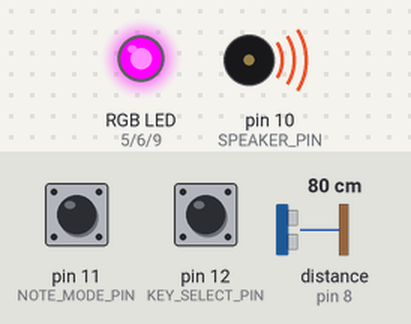
A sketch run on a simulated Arduino Uno, built with avr-gcc and run on an emulated ATmega328P. Shown: an RGB LED mixed from three pins (HIGH = lit), buzzer (waves = sounding). Wiring (inferred from the names in the program): ultrasonic range finder: trigger pin 7; echo pin 8. Inputs (shaded band) come from the test bench; at power-on: distance to the obstacle (sensor on pin 8) 80 cm, pin 12 (KEY_SELECT_PIN) HIGH, pin 11 (NOTE_MODE_PIN) HIGH. The echo pulse lasts 58.3 µs per cm; pins used as bus, display or sensor lines are not drawn.

Above: at 1.4 s.
1.5 s: distance to the obstacle (sensor on pin 8) set to 2 cm
At 2.1 s:
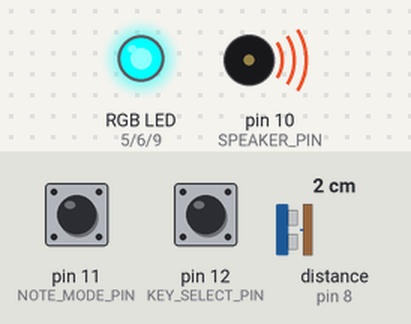
3.2 s: distance to the obstacle (sensor on pin 8) set to 120 cm
At 3.36 s:
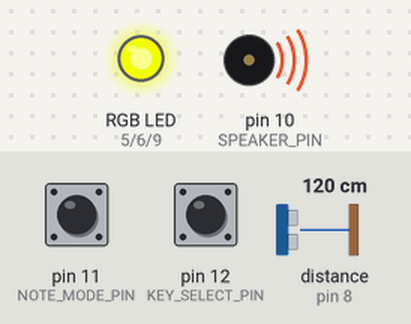
5.0 s: distance to the obstacle (sensor on pin 8) set to 9 cm
At 5.8 s:
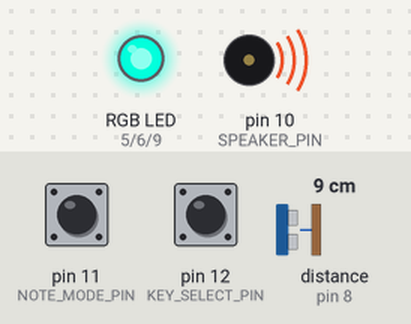
6.7 s: distance to the obstacle (sensor on pin 8) set to 18 cm
At 7.5 s:
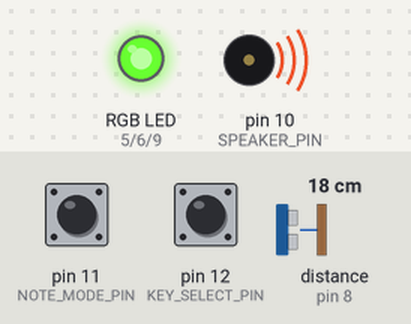
8.4 s: distance to the obstacle (sensor on pin 8) set to 35 cm
At 10.0 s:
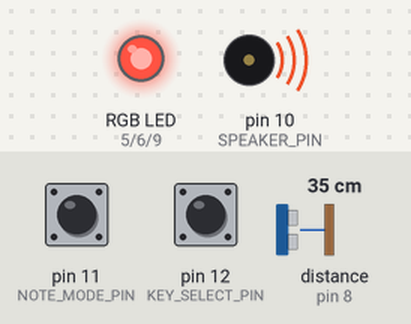
10.3 s: pin 12 (KEY_SELECT_PIN) pulled LOW for 1 s
At 10.9 s:
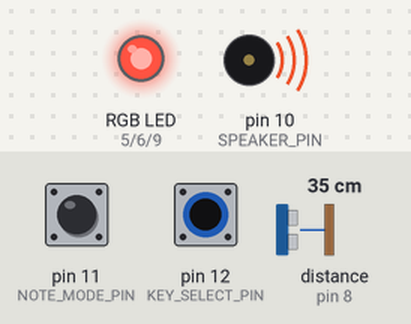
Timing chart, 0 to 13.3 s (numbered marks = the images above; inputs shaded):
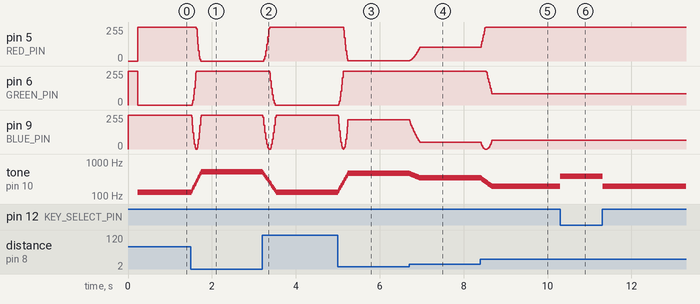

Measured:
- after the input at 1.5 s, pin 5 (RED_PIN): 255/255 → 0/255 after 0.13 s; pin 6 (GREEN_PIN): 0/255 → 255/255 at once; tone on pin 10 (SPEAKER_PIN): plays 143 Hz for 0.02 s, 157 Hz for 0.02 s, 172 Hz for 0.02 s, 189 Hz for 0.02 s, 207 Hz for 0.02 s, 227 Hz for 0.02 s … (15 notes in this stretch), starting at once
- after the input at 3.2 s, pin 5 (RED_PIN): 0/255 → 255/255 at once; pin 6 (GREEN_PIN): 255/255 → 0/255 after 0.17 s; tone on pin 10 (SPEAKER_PIN): plays 477 Hz for 0.02 s, 435 Hz for 0.02 s, 396 Hz for 0.02 s, 361 Hz for 0.02 s, 329 Hz for 0.02 s, 300 Hz for 0.02 s … (15 notes in this stretch), starting at once
- after the input at 5.0 s, pin 5 (RED_PIN): 255/255 → 2/255 after 0.14 s; pin 6 (GREEN_PIN): 0/255 → 255/255 at once; tone on pin 10 (SPEAKER_PIN): plays 142 Hz for 0.02 s, 154 Hz for 0.02 s, 168 Hz for 0.02 s, 183 Hz for 0.02 s, 199 Hz for 0.02 s, 217 Hz for 0.02 s … (15 notes in this stretch), starting at once
- after the input at 6.7 s, pin 5 (RED_PIN): moves from 2/255 to 104/255 over 0.24 s, starting at once; pin 9 (BLUE_PIN): moves from 220/255 to 49/255 over 0.24 s, starting at once
- after the input at 8.4 s, pin 5 (RED_PIN): 104/255 → 255/255 at once; pin 6 (GREEN_PIN): moves from 255/255 to 83/255 over 0.28 s, starting after 0.14 s; tone on pin 10 (SPEAKER_PIN): plays 329 Hz for 0.02 s, 316 Hz for 0.02 s, 304 Hz for 0.02 s, 293 Hz for 0.02 s, 282 Hz for 0.02 s, 271 Hz for 0.02 s … (15 notes in this stretch), starting at once
- after the input at 10.3 s, pin 9 (BLUE_PIN): 67/255 → 66/255 after 0.17 s, → 67/255 1.1 s later; tone on pin 10 (SPEAKER_PIN): 192 Hz → 384 Hz at once, → 192 Hz 1.0 s later

The sketch:

UltrasonicTheremin.ino
```cpp
// (licence header left out)
#include "Averager.h"

#define DEBUG 0

// Non-PWM input and output assignments.  These may use any available pin and
// were chosen for the best physical layout considering the need to wire them
// to a cover panel, for example.  We intentionally cluster the pin assignments
// to one end of the ATMEGA328P-PU chip.
#define TRIGGER_PIN 7
#define ECHO_PIN 8
#define NOTE_MODE_PIN 11
#define KEY_SELECT_PIN 12

// NOTE: These outputs require PWM.  It's well documented that the use of
// the tone() function interferes with PWM output on pins 3 and 11.  We can
// still use those pins, just not for PWM.
#define SPEAKER_PIN 10
#define RED_PIN 5
#define GREEN_PIN 6
#define BLUE_PIN 9

// The amount of time (ms) between each sample+calculate+update cycle.
#define DELAY_TIME 15

// We use an averager for smoothing.  Using raw values has the potential to
// produce a very "jumpy" response.  By adjusting the number of averaging
// samples, you effectively control the responsiveness.  The more samples,
// the slower the device responds to changes in distance, but the smoother
// the transition.
#define NUM_AVERAGING_SAMPLES 15

// This is the number by which we can divide the ping time in usec in order
// to calculate number of inches distance.  It's the speed of sound expressed
// in usec per inch divided by 2 (time out + time back).
#define PING_TO_INCHES 149.28492

// The active range is 2" to 18", and we pre-calculate min/max ping times
// to constrain the ping input to that range.  We don't care about values
// outside of that range.
#define DMIN 2
#define DMAX 18
#define PING_MIN 298
#define PING_MAX 2687

// The active distance range corresponds to two full octaves.
#define TOTAL_HALF_STEPS 24.0

// http://www.phy.mtu.edu/~suits/NoteFreqCalcs.html
#define ABASE 1.059463094359

// http://en.wikipedia.org/wiki/Piano_key_frequencies
#define MIDDLE_C 261.626
#define LOW_C 130.813

const float pi = 3.14159;
const float halfPi = 1.5708;

Averager<uint32_t> averager(NUM_AVERAGING_SAMPLES);

float r, g, b;

void setup() {
  pinMode(TRIGGER_PIN, OUTPUT);
  pinMode(ECHO_PIN, INPUT);
  pinMode(SPEAKER_PIN, OUTPUT);

  pinMode(NOTE_MODE_PIN, INPUT);
  digitalWrite(NOTE_MODE_PIN, HIGH); // use internal pull-up

  pinMode(KEY_SELECT_PIN, INPUT);
  digitalWrite(KEY_SELECT_PIN, HIGH); // use internal pull-up

  pinMode(RED_PIN, OUTPUT);
  pinMode(GREEN_PIN, OUTPUT);
  pinMode(BLUE_PIN, OUTPUT);

  // Start out with solid red while we're initializing
  analogWrite(RED_PIN, 0);
  analogWrite(GREEN_PIN, 255);
  analogWrite(BLUE_PIN, 255);

  if (DEBUG) {
    Serial.begin(9600);
  }

  // Initialize the averager by pre-sampling
  uint16_t samples = 0;
  while (samples < NUM_AVERAGING_SAMPLES) {
    uint32_t usec = ping();
    if (usec != 0) {
      averager.integrate(constrain(usec, PING_MIN, PING_MAX));
      ++samples;
    }
    delay(10);
  }
}

void loop() {
  uint32_t usec = ping();
  if (usec != 0) {
    // Integrate the sample into our sliding average
    averager.integrate(constrain(usec, PING_MIN, PING_MAX));
  }

  // Technically we don't need to convert to inches, we could just use
  // PING_MIN and PING_MAX to determine where we are in the range, but
  // this one extra calculation makes debugging easier.
  float inches = averager.getAverage() / PING_TO_INCHES;
  float rangeFraction = max(0.0, (inches - DMIN) / (DMAX - DMIN));
  float numHalfSteps = max(0.0, TOTAL_HALF_STEPS * (1.0 - rangeFraction));

  // The low note in the range is determined by the key select switch,
  // which utilizes an internal pull-up resistor in the OFF position and
  // will be pulled LOW in the ON position.
  // By default we use low C.  If the switch is on, we use middle C.
  float lowNoteFreq = digitalRead(KEY_SELECT_PIN) ? LOW_C : MIDDLE_C;

  // Calculate the tone frequency...low note plus the number of half steps
  uint16_t freq = (uint16_t)(lowNoteFreq * pow(ABASE, numHalfSteps));

  // If we're in note mode, then "snap" to the nearest semitone.
  // Same deal with this switch...we use the internal pull-up resistor,
  // so it reads HIGH in the OFF position and LOW in the ON position.
  if (digitalRead(NOTE_MODE_PIN) == LOW) {
    freq = nearestNoteFrequency(freq);
  }

  // Calculate RGB based on where we are in the range
  calculateRGB(rangeFraction);

  // Update the RGB LED (common anode, so invert)
  analogWrite(RED_PIN, 255 - round(r * 255.0));
  analogWrite(GREEN_PIN, 255 - round(g * 255.0));
  analogWrite(BLUE_PIN, 255 - round(b * 255.0));

  // Play the tone with no fixed duration, frequency updated next cycle
  tone(SPEAKER_PIN, freq);

  if (DEBUG) {
    Serial.print(inches);
    Serial.print(" ==> ");
    Serial.print("halfSteps=");
    Serial.print(numHalfSteps);
    Serial.print(", RF=");
    Serial.print(rangeFraction);
    Serial.print(", r=");
    Serial.print(r);
    Serial.print(", g=");
    Serial.print(g);
    Serial.print(", b=");
    Serial.print(b);
    Serial.print(", freq=");
    Serial.println(freq);
  }

  delay(DELAY_TIME);
}

// Calculate relative values for red, green, and blue.  The supplied value
// is between 0.0 (closest) and 1.0 (furthest away).  Calculated color values
// range between 0.0 for off and 1.0 for on full.  We use simple trignometric
// functions (sine and cosine) to provide a smooth transition of colors.
// In order to "accentuate" each primary color, we give each color a
// "band" of exclusivity:
//
//    0.00 - 0.05 ==> pure red
//    0.05 - 0.48 ==> smooth transition from red to blue
//    0.48 - 0.52 ==> pure blue
//    0.52 - 0.95 ==> smooth transition from blue to green
//    0.95 - 1.00 ==> pure green
//
// NOTE: It's intentional that we transition R->B->G instead of R->G->B.
// The pink/purple hues are preferable to orange/yellow.  You can tweak this
// algorithm to suit your personal preference.
void calculateRGB(float rangeFraction) {
  if (rangeFraction <= 0.05) {
    r = 1;
    g = 0;
    b = 0;
  } else if (rangeFraction < 0.48) {
    float v = halfPi * (rangeFraction - 0.05) / 0.43;
    r = max(0, cos(v));
    g = 0;
    b = max(0, sin(v));
  } else if (rangeFraction <= 0.52) {
    r = 0;
    g = 0;
    b = 1;
  } else if (rangeFraction < 0.95) {
    float v = halfPi * (rangeFraction - 0.52) / 0.43;
    r = 0;
    g = max(0, sin(v));
    b = max(0, cos(v));
  } else {
    r = 0;
    g = 1;
    b = 0;
  }
}

// Invoke the ultrasonic ranging module to determine distance.  This returns
// a value indicating the round-trip ping time in microseconds.  Originally
// I used the NewPing library for this, but that utilized interrupts which
// interfered with tone() and/or PWM, I can't remember which (maybe both).
// I settled on this uber-simple implementation which seems to work fine.
uint32_t ping() {
  uint32_t usec;
  int attempts = 3;
  while (attempts) {
    // Ensure that the trigger pin is low before starting
    digitalWrite(TRIGGER_PIN, LOW);
    delayMicroseconds(4);
    digitalWrite(TRIGGER_PIN, HIGH);
    delayMicroseconds(10);
    digitalWrite(TRIGGER_PIN, LOW);
    // Use a timeout here so we don't wait forever
    usec = pulseIn(ECHO_PIN, HIGH, 10000);
    // Check for zero, in case it timed out
    if (usec) {
      return usec;
    }
    // Wait a tiny bit and then try again
    delayMicroseconds(10);
    --attempts;
  }
  // No joy, just return zero, we don't want to hold up the caller
  return 0;
}

// Semitone frequencies, rounded to the nearest integer value.  These are
// used in note mode.
const uint16_t NOTES[] = {
  4186, 3951, 3729, 3520, 3322, 3136, 2960, 2794, 2637, 2489, 2349, 2217,
  2093, 1976, 1865, 1760, 1661, 1568, 1480, 1397, 1319, 1245, 1175, 1109,
  1047, 988, 932, 880, 831, 784, 740, 698, 659, 622, 587, 554,
  523, 494, 466, 440, 415, 392, 370, 349, 330, 311, 294, 277,
  261, 247, 233, 220, 208, 196, 185, 175, 165, 156, 147, 139,
  131, 123, 117, 110, 104, 98, 92, 87, 82, 78, 73, 69,
  65, 62, 58, 55, 52, 49, 46, 44, 41, 39, 37, 35,
  33, 31, 29, 28
};

// This just saves a math calculation at runtime
const uint16_t NUM_NOTES = sizeof(NOTES) / sizeof(NOTES[0]);

// Return the semitone note frequency nearest to the given arbitrary frequency.
uint16_t nearestNoteFrequency(uint16_t f) {
  uint16_t last = 9999;
  for (int k = 0; k < NUM_NOTES; ++k) {
    if (f >= NOTES[k]) {
      uint16_t dlast = last - f;
      uint16_t dthis = NOTES[k] - f;
      if (dlast > dthis || last == 9999) {
        return NOTES[k];
      } else {
        return last;
      }
    }
    last = NOTES[k];
  }
  return last;
}
```

Averager.h
```cpp
// (licence header left out)
#ifndef AVERAGER_H
#define AVERAGER_H

#if ARDUINO >= 100
#include <Arduino.h>
#else
#include <WProgram.h>
#endif

/**
 * Template Based Averager
 * @author Dan Checkoway
 */
template <class T>
class Averager {
private:
  uint16_t cacheSize;
  T *cache;
  T total;
  uint16_t index;
public:
  Averager(uint16_t numSamples) {
    cacheSize = numSamples;
    cache = (T *)malloc(sizeof(T) * cacheSize);
    total = 0.0;
    index = 0;
    for (uint16_t k = 0; k < cacheSize; ++k) {
      cache[k] = 0;
    }
  }

  ~Averager() {
    free(cache);
  }

  void integrate(T value) {
    total -= cache[index];
    cache[index] = value;
    total += value;
    if (++index >= cacheSize) {
      index = 0;
    }
  }

  float getAverage() {
    return (float)total / (float)cacheSize;
  }
};

#endif
```
